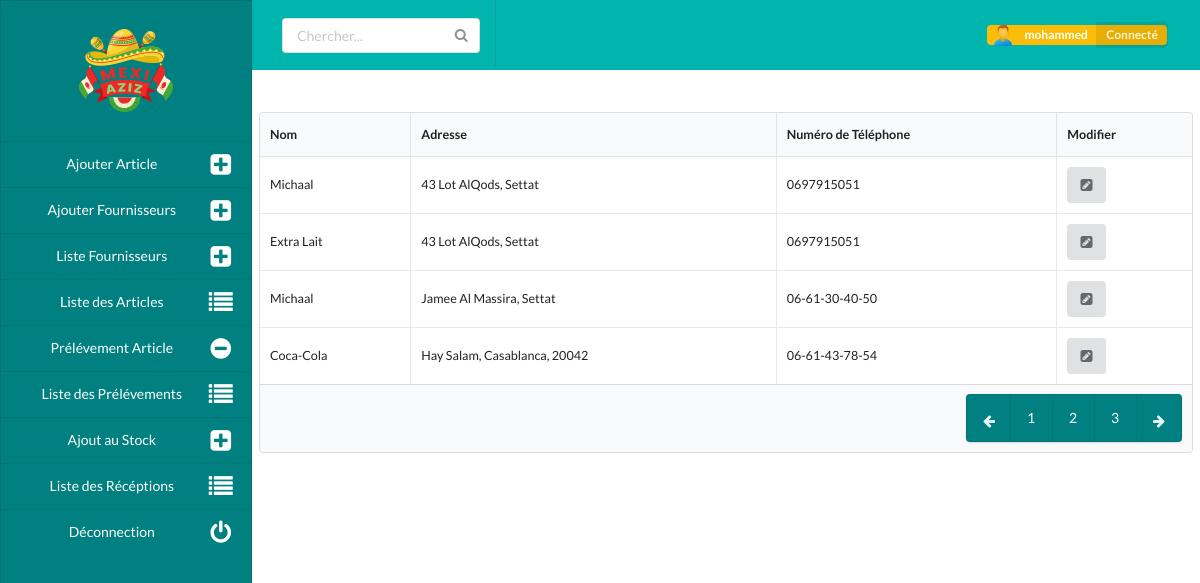
The page /fournilist (signed in) on the database its author committed.
### users/models.py (models this page shows)
class User(AbstractUser):
    first_name = None
    last_name = None
    nom_complet = models.CharField(max_length=125, verbose_name="Votre Nom Complet")
    admin       = models.BooleanField(default=False, blank=True)
    role        = models.CharField(max_length=125, choices=ROLES)
    valid       = models.BooleanField(default=False, blank=True)

### stock/models.py (models this page shows, shortened)
class Fournisseur(models.Model):
    nom = models.CharField(max_length=125, verbose_name="Nom du fournisseurs")
    adresse = models.CharField(max_length=125, verbose_name="Adresse du fournissuer")
    tel = models.CharField(max_length=125, verbose_name="Numéro de télephone")

### stock/views.py (the view)
# urls.py: path('fournilist', fournilist, name='fournilist'),
@login_required
def fournilist(request):
    fournil = Fournisseur.objects.all()
    context = {
        "fournil": fournil
    }
    return render(request, "fourni_list.html", context)

### templates/fourni_list.html (shortened to what this page needs)
{% extends 'base.html' %}
{% load static %}
{% block content %}
<link rel="stylesheet" href="{% static 'css/home.css' %}">
<link rel="stylesheet" href="{% static 'css/article_list.css' %}">
<div class="container main">
    <div class="ui labeled icon left vertical menu side">
        <div class="item logo-img">
        <img class="ui mini centered image" src="{% static 'img/logo-small.png' %}">
        </div>
        <a href="{% url 'addarticle' %}" class="item">
            <i class="plus square icon"></i>
            Ajouter Article
        </a>
        <a href="{% url 'addfourni' %}" class="item">
            <i class="plus square icon"></i>
            Ajouter Fournisseurs
        </a>
        <a href="{% url 'fournilist' %}" class="item">
            <i class="plus square icon"></i>
            Liste Fournisseurs
        </a>
        <a href="{% url 'articleslist' %}" class="item">
            <i class="list icon"></i>
            Liste des Articles
        </a>
        <a href="{% url 'takearticle' %}" class="item">
            <i class="minus circle icon"></i>
            Prélévement Article
        </a>
        <a href="{% url 'takelist' %}" class="item">
            <i class="list icon"></i>
            Liste des Prélévements
        </a>
        <a href="{% url 'feedarticle' %}" class="item">
          <i class="plus square icon"></i>
          Ajout au Stock
      </a>
      <a href="{% url 'feedlist' %}" class="item">
        <i class="list icon"></i>
        Liste des Récéptions
    </a>
      <a href="{% url 'logout' %}" class="item">
        <i class="power off icon"></i>
        Déconnection
    </a>
    </div>
    <div class="topbar">
        <div class="ui teal four item inverted menu top">
        <a class="item">
            <div class="ui icon input">
                <input type="text" placeholder="Chercher...">
            </div>
        </a>
        <a class="right item">
            <div class="ui yellow image label">
                <img src="{% static 'img/person.png' %}">
                {{user.username}}
                <div class="detail">Connecté</div>
            </div>
        </a>
      </div>
    </div>
    <div class="site-content tabl">
        <table class="ui small celled table">
            <thead>
              <tr><th>Nom</th>
              <th>Adresse</th>
              <th>Numéro de Téléphone</th>
              <th>Modifier</th>
            </tr></thead>
            <tbody>
                {% for f in fournil %}
              <tr>
                <td data-label="Article">{{f.nom}}</td>
                <td data-label="Classification">{{f.adresse}}</td>
                <td data-label="Prix / Unité">{{f.tel}}</td>
                <td data-label="Fournisseurs">
                    <a href="#" class="ui icon button">
                        <i class="pen square icon"></i>
                    </a>
                </td>
              </tr>
              {% endfor %}
            </tbody>
            <tfoot class="full-width">
            <tr>
                <th class="tah" colspan="6">
                  <div class="ui right floated pagination menu">
                    <a class="icon item tabf">
                      <i class="arrow left icon"></i>
                    </a>
                    <a class="item tabf">1</a>
                    <a class="item tabf">2</a>
                    <a class="item tabf">3</a>
                    <a class="icon item tabf">
                      <i class="arrow right icon"></i>
                    </a>
                  </div>
                </th>
            </tr>
            </tfoot>
          </table>
    </div>
</div>
{% endblock content %}

### static/css/home.css (style rules this page uses)
.top { margin: 0 !important; border-radius: 0 !important; padding-left: 1rem !important; padding-right: 1rem !important; height: 5rem !important; }
.topbar { margin-left: 18rem; }
.side { height: 100vh; position: fixed; width: 18rem; background: teal !important; border-radius: 0 !important; }
.logo-img { display: flex !important; height: 10rem; align-items: center; justify-content: center; }
img { height: 100px; width: 100px; }
a.item { color: white !important; font-size: 1rem; font-weight: bold; }
a i { margin-left: 10px; }
.site-content { margin-left: 18.5rem; }
.main { height: 100vh; }

### static/css/article_list.css (style rules this page uses)
.tabl { margin-right: 0.5rem; margin-top: 3rem; }
.tabf { color: black !important; }
.ui.right.floated.menu { background-color: teal !important; }
.tah { margin-top: 0.6rem; }

### rows shown on the page
User: username "mohammed"
Fournisseur: nom "Michaal", adresse "43 Lot AlQods, Settat", tel "0697915051"
Fournisseur: nom "Extra Lait", adresse "43 Lot AlQods, Settat", tel "0697915051"
Fournisseur: nom "Michaal", adresse "Jamee Al Massira, Settat", tel "06-61-30-40-50"
Fournisseur: nom "Coca-Cola", adresse "Hay Salam, Casablanca, 20042", tel "06-61-43-78-54"
